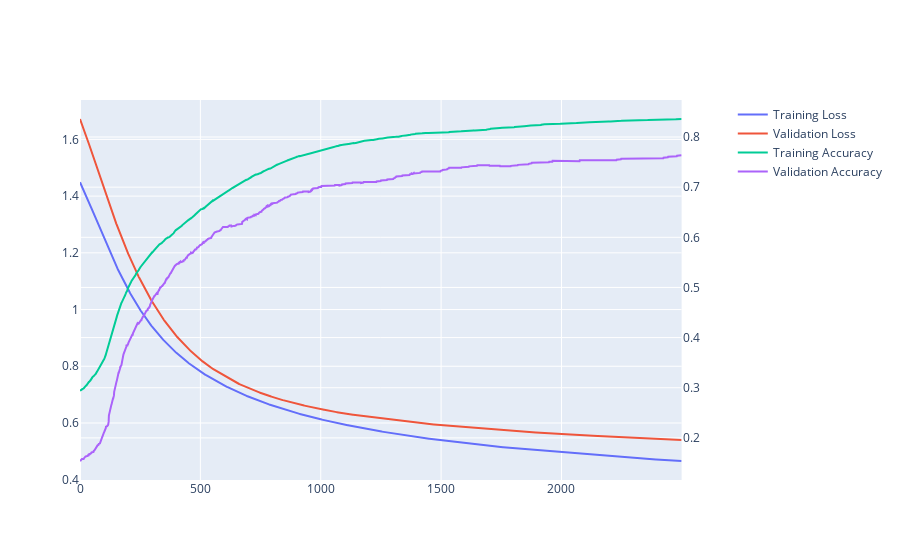

The notebook cell this image was saved under:
### Code cell
import plotly.graph_objs as go
from plotly.subplots import make_subplots
trace1 = go.Scatter(
    x=df.index,
    y=df['training_loss'],
    name='Training Loss'
)
trace2 = go.Scatter(
    x=df.index,
    y=df['validation_loss'],
    name='Validation Loss'
)
trace3 = go.Scatter(
    x=df.index,
    y=df['training_acc'],
    name='Training Accuracy',
    yaxis='y2'
)
trace4 = go.Scatter(
    x=df.index,
    y=df['validation_acc'],
    name='Validation Accuracy',
    yaxis='y2'
)

fig = make_subplots(specs=[[{"secondary_y": True}]])
fig.add_trace(trace1)
fig.add_trace(trace2)
fig.add_trace(trace3,secondary_y=True)
fig.add_trace(trace4,secondary_y=True)
fig

### Figure 1 — Plotly figure (JSON) as saved in the notebook; plotly's stock layout.template omitted (floating-point values rounded to 4 significant figures; data arrays with more than 128 entries replaced by an {"elided": "..."} marker saying what was removed)
{"data": [{"name": "Training Loss", "type": "scatter", "x": {"elided": "2500 int values"}, "y": {"elided": "2500 float values"}}, {"name": "Validation Loss", "type": "scatter", "x": {"elided": "2500 int values"}, "y": {"elided": "2500 float values"}}, {"name": "Training Accuracy", "type": "scatter", "x": {"elided": "2500 int values"}, "xaxis": "x", "y": {"elided": "2500 float values"}, "yaxis": "y2"}, {"name": "Validation Accuracy", "type": "scatter", "x": {"elided": "2500 int values"}, "xaxis": "x", "y": {"elided": "2500 float values"}, "yaxis": "y2"}], "layout": {"xaxis": {"anchor": "y", "domain": [0, 0.94]}, "yaxis": {"anchor": "x", "domain": [0, 1]}, "yaxis2": {"anchor": "x", "overlaying": "y", "side": "right"}}}
